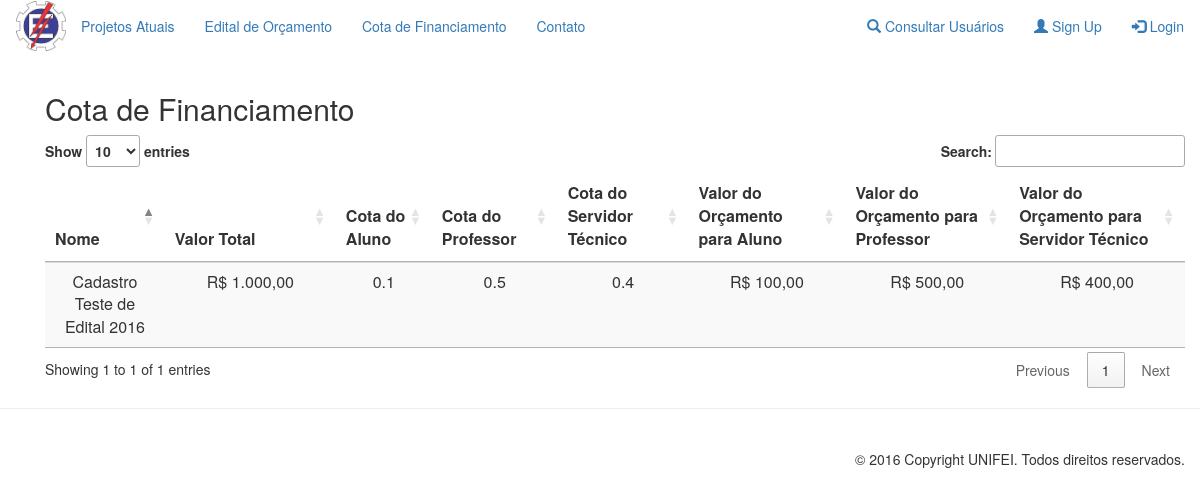
The app's page /pages/cotaFinancimaento/infoCotaFinanciamento.php with its own data.
### tables this page shows
CREATE TABLE `editalorcamento` (
  `id` int(11) NOT NULL,
  `nome` varchar(50) NOT NULL,
  `dataPublicacao` date NOT NULL,
  `dataTermino` date NOT NULL,
  `valTotal` float NOT NULL,
  `valMin` float NOT NULL,
  `valMax` float NOT NULL,
  `arquivo` varchar(30) NOT NULL,
  `cotaAluno` float NOT NULL,
  `cotaProfessor` float NOT NULL,
  `cotaServ` float NOT NULL,
  `qtdAluno` int(11) NOT NULL,
  `qtdProfessor` int(11) NOT NULL,
  `qtdServ` int(11) NOT NULL,
  `valTotalAluno` float NOT NULL,
  `valTotalProfessor` float NOT NULL,
  `valTotalServ` float NOT NULL,
  `valIndAluno` float NOT NULL,
  `valIndProfessor` float NOT NULL,
  `valIndServ` float NOT NULL
);

### functions/functionsBd.php (called while the page is built, shortened)
<?php
function consultaCotaFinanciameno()
{
    RETURN mysql_query("SELECT * FROM editalorcamento");
}
?>

### pages/cotaFinancimaento/infoCotaFinanciamento.php (the view, shortened to what this page needs)
<?php
require_once '../../functions/functionsBd.php';
?>
<section id="infoCotaFinanciamento" class="container">
    <div class="container">
        <h2 class="sub-header">Cota de Financiamento</h2>
        <div class="table-responsive">
            <script>$(document).ready(function ()
                {
                    $('#listarCotaFinanciamento').DataTable();
                });
            </script>
            <table id="listarCotaFinanciamento" class="table table-striped">
                <thead>
                    <tr>
                        <th>Nome</th>
                        <th>Valor Total</th>
                        <th>Cota do Aluno</th>
                        <th>Cota do Professor</th>
                        <th>Cota do Servidor Técnico</th>
                        <th>Valor do Orçamento para Aluno</th>
                        <th>Valor do Orçamento para Professor</th>
                        <th>Valor do Orçamento para Servidor Técnico</th>
                    </tr>
                </thead>
                <tbody>
                    <?php
                    $query = consultaCotaFinanciameno();
                    while ($dados = mysql_fetch_array(($query)))
                    {
                        echo "<tr style='text-align: center'>"
                        . "<td> " . $dados['nome'] . "</td>
                                      <td width='15%'> R$ " . number_format($dados['valTotal'], 2, ',', '.') . "</td>
                                      <td> " . $dados['cotaAluno'] . "</td>
                                      <td> " . $dados['cotaProfessor'] . "</td>
                                      <td> " . $dados['cotaServ'] . "</td>
                                      <td> R$ " . number_format($dados['valTotalAluno'], 2, ',', '.') . "</td>
                                      <td> R$ " . number_format($dados['valTotalProfessor'], 2, ',', '.') . "</td>
                                      <td> R$ " . number_format($dados['valTotalServ'], 2, ',', '.') . "</td>"
                        . "</tr>";
                    }
                    ?>
                </tbody>
            </table>
        </div>
    </div>
</section>
<?php include("../template/footer.php") ?>

### records on screen
editalorcamento: nome "Cadastro Teste de Edital 2016", valTotal "1.000,00", cotaAluno "0.1", cotaProfessor "0.5", cotaServ "0.4", valTotalAluno "100,00", valTotalProfessor "500,00", valTotalServ "400,00"
